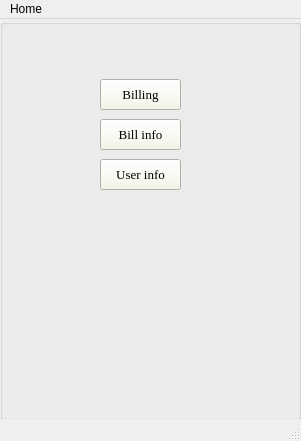
<?xml version="1.0" encoding="UTF-8"?>
<ui version="4.0">
 <class>happy_shop</class>
 <widget class="QMainWindow" name="happy_shop">
  <property name="geometry">
   <rect>
    <x>0</x>
    <y>0</y>
    <width>301</width>
    <height>441</height>
   </rect>
  </property>
  <property name="windowTitle">
   <string>happy shop</string>
  </property>
  <property name="autoFillBackground">
   <bool>true</bool>
  </property>
  <widget class="QWidget" name="centralwidget">
   <widget class="QGroupBox" name="Action_Buttons">
    <property name="geometry">
     <rect>
      <x>0</x>
      <y>0</y>
      <width>301</width>
      <height>401</height>
     </rect>
    </property>
    <property name="palette">
     <palette>
      <active>
       <colorrole role="WindowText">
        <brush brushstyle="SolidPattern">
         <color alpha="255">
          <red>0</red>
          <green>0</green>
          <blue>0</blue>
         </color>
        </brush>
       </colorrole>
       <colorrole role="Button">
        <brush brushstyle="SolidPattern">
         <color alpha="255">
          <red>247</red>
          <green>246</green>
          <blue>232</blue>
         </color>
        </brush>
       </colorrole>
       <colorrole role="Light">
        <brush brushstyle="SolidPattern">
         <color alpha="255">
          <red>255</red>
          <green>255</green>
          <blue>255</blue>
         </color>
        </brush>
       </colorrole>
       <colorrole role="Midlight">
        <brush brushstyle="SolidPattern">
         <color alpha="255">
          <red>251</red>
          <green>250</green>
          <blue>243</blue>
         </color>
        </brush>
       </colorrole>
       <colorrole role="Dark">
        <brush brushstyle="SolidPattern">
         <color alpha="255">
          <red>123</red>
          <green>123</green>
          <blue>116</blue>
         </color>
        </brush>
       </colorrole>
       <colorrole role="Mid">
        <brush brushstyle="SolidPattern">
         <color alpha="255">
          <red>165</red>
          <green>164</green>
          <blue>155</blue>
         </color>
        </brush>
       </colorrole>
       <colorrole role="Text">
        <brush brushstyle="SolidPattern">
         <color alpha="255">
          <red>0</red>
          <green>0</green>
          <blue>0</blue>
         </color>
        </brush>
       </colorrole>
       <colorrole role="BrightText">
        <brush brushstyle="SolidPattern">
         <color alpha="255">
          <red>255</red>
          <green>255</green>
          <blue>255</blue>
         </color>
        </brush>
       </colorrole>
       <colorrole role="ButtonText">
        <brush brushstyle="SolidPattern">
         <color alpha="255">
          <red>0</red>
          <green>0</green>
          <blue>0</blue>
         </color>
        </brush>
       </colorrole>
       <colorrole role="Base">
        <brush brushstyle="SolidPattern">
         <color alpha="255">
          <red>255</red>
          <green>255</green>
          <blue>255</blue>
         </color>
        </brush>
       </colorrole>
       <colorrole role="Window">
        <brush brushstyle="SolidPattern">
         <color alpha="255">
          <red>247</red>
          <green>246</green>
          <blue>232</blue>
         </color>
        </brush>
       </colorrole>
       <colorrole role="Shadow">
        <brush brushstyle="SolidPattern">
         <color alpha="255">
          <red>0</red>
          <green>0</green>
          <blue>0</blue>
         </color>
        </brush>
       </colorrole>
       <colorrole role="AlternateBase">
        <brush brushstyle="SolidPattern">
         <color alpha="255">
          <red>251</red>
          <green>250</green>
          <blue>243</blue>
         </color>
        </brush>
       </colorrole>
       <colorrole role="ToolTipBase">
        <brush brushstyle="SolidPattern">
         <color alpha="255">
          <red>255</red>
          <green>255</green>
          <blue>220</blue>
         </color>
        </brush>
       </colorrole>
       <colorrole role="ToolTipText">
        <brush brushstyle="SolidPattern">
         <color alpha="255">
          <red>0</red>
          <green>0</green>
          <blue>0</blue>
         </color>
        </brush>
       </colorrole>
       <colorrole role="PlaceholderText">
        <brush brushstyle="SolidPattern">
         <color alpha="128">
          <red>0</red>
          <green>0</green>
          <blue>0</blue>
         </color>
        </brush>
       </colorrole>
      </active>
      <inactive>
       <colorrole role="WindowText">
        <brush brushstyle="SolidPattern">
         <color alpha="255">
          <red>0</red>
          <green>0</green>
          <blue>0</blue>
         </color>
        </brush>
       </colorrole>
       <colorrole role="Button">
        <brush brushstyle="SolidPattern">
         <color alpha="255">
          <red>247</red>
          <green>246</green>
          <blue>232</blue>
         </color>
        </brush>
       </colorrole>
       <colorrole role="Light">
        <brush brushstyle="SolidPattern">
         <color alpha="255">
          <red>255</red>
          <green>255</green>
          <blue>255</blue>
         </color>
        </brush>
       </colorrole>
       <colorrole role="Midlight">
        <brush brushstyle="SolidPattern">
         <color alpha="255">
          <red>251</red>
          <green>250</green>
          <blue>243</blue>
         </color>
        </brush>
       </colorrole>
       <colorrole role="Dark">
        <brush brushstyle="SolidPattern">
         <color alpha="255">
          <red>123</red>
          <green>123</green>
          <blue>116</blue>
         </color>
        </brush>
       </colorrole>
       <colorrole role="Mid">
        <brush brushstyle="SolidPattern">
         <color alpha="255">
          <red>165</red>
          <green>164</green>
          <blue>155</blue>
         </color>
        </brush>
       </colorrole>
       <colorrole role="Text">
        <brush brushstyle="SolidPattern">
         <color alpha="255">
          <red>0</red>
          <green>0</green>
          <blue>0</blue>
         </color>
        </brush>
       </colorrole>
       <colorrole role="BrightText">
        <brush brushstyle="SolidPattern">
         <color alpha="255">
          <red>255</red>
          <green>255</green>
          <blue>255</blue>
         </color>
        </brush>
       </colorrole>
       <colorrole role="ButtonText">
        <brush brushstyle="SolidPattern">
         <color alpha="255">
          <red>0</red>
          <green>0</green>
          <blue>0</blue>
         </color>
        </brush>
       </colorrole>
       <colorrole role="Base">
        <brush brushstyle="SolidPattern">
         <color alpha="255">
          <red>255</red>
          <green>255</green>
          <blue>255</blue>
         </color>
        </brush>
       </colorrole>
       <colorrole role="Window">
        <brush brushstyle="SolidPattern">
         <color alpha="255">
          <red>247</red>
          <green>246</green>
          <blue>232</blue>
         </color>
        </brush>
       </colorrole>
       <colorrole role="Shadow">
        <brush brushstyle="SolidPattern">
         <color alpha="255">
          <red>0</red>
          <green>0</green>
          <blue>0</blue>
         </color>
        </brush>
       </colorrole>
       <colorrole role="AlternateBase">
        <brush brushstyle="SolidPattern">
         <color alpha="255">
          <red>251</red>
          <green>250</green>
          <blue>243</blue>
         </color>
        </brush>
       </colorrole>
       <colorrole role="ToolTipBase">
        <brush brushstyle="SolidPattern">
         <color alpha="255">
          <red>255</red>
          <green>255</green>
          <blue>220</blue>
         </color>
        </brush>
       </colorrole>
       <colorrole role="ToolTipText">
        <brush brushstyle="SolidPattern">
         <color alpha="255">
          <red>0</red>
          <green>0</green>
          <blue>0</blue>
         </color>
        </brush>
       </colorrole>
       <colorrole role="PlaceholderText">
        <brush brushstyle="SolidPattern">
         <color alpha="128">
          <red>0</red>
          <green>0</green>
          <blue>0</blue>
         </color>
        </brush>
       </colorrole>
      </inactive>
      <disabled>
       <colorrole role="WindowText">
        <brush brushstyle="SolidPattern">
         <color alpha="255">
          <red>123</red>
          <green>123</green>
          <blue>116</blue>
         </color>
        </brush>
       </colorrole>
       <colorrole role="Button">
        <brush brushstyle="SolidPattern">
         <color alpha="255">
          <red>247</red>
          <green>246</green>
          <blue>232</blue>
         </color>
        </brush>
       </colorrole>
       <colorrole role="Light">
        <brush brushstyle="SolidPattern">
         <color alpha="255">
          <red>255</red>
          <green>255</green>
          <blue>255</blue>
         </color>
        </brush>
       </colorrole>
       <colorrole role="Midlight">
        <brush brushstyle="SolidPattern">
         <color alpha="255">
          <red>251</red>
          <green>250</green>
          <blue>243</blue>
         </color>
        </brush>
       </colorrole>
       <colorrole role="Dark">
        <brush brushstyle="SolidPattern">
         <color alpha="255">
          <red>123</red>
          <green>123</green>
          <blue>116</blue>
         </color>
        </brush>
       </colorrole>
       <colorrole role="Mid">
        <brush brushstyle="SolidPattern">
         <color alpha="255">
          <red>165</red>
          <green>164</green>
          <blue>155</blue>
         </color>
        </brush>
       </colorrole>
       <colorrole role="Text">
        <brush brushstyle="SolidPattern">
         <color alpha="255">
          <red>123</red>
          <green>123</green>
          <blue>116</blue>
         </color>
        </brush>
       </colorrole>
       <colorrole role="BrightText">
        <brush brushstyle="SolidPattern">
         <color alpha="255">
          <red>255</red>
          <green>255</green>
          <blue>255</blue>
         </color>
        </brush>
       </colorrole>
       <colorrole role="ButtonText">
        <brush brushstyle="SolidPattern">
         <color alpha="255">
          <red>123</red>
          <green>123</green>
          <blue>116</blue>
         </color>
        </brush>
       </colorrole>
       <colorrole role="Base">
        <brush brushstyle="SolidPattern">
         <color alpha="255">
          <red>247</red>
          <green>246</green>
          <blue>232</blue>
         </color>
        </brush>
       </colorrole>
       <colorrole role="Window">
        <brush brushstyle="SolidPattern">
         <color alpha="255">
          <red>247</red>
          <green>246</green>
          <blue>232</blue>
         </color>
        </brush>
       </colorrole>
       <colorrole role="Shadow">
        <brush brushstyle="SolidPattern">
         <color alpha="255">
          <red>0</red>
          <green>0</green>
          <blue>0</blue>
         </color>
        </brush>
       </colorrole>
       <colorrole role="AlternateBase">
        <brush brushstyle="SolidPattern">
         <color alpha="255">
          <red>247</red>
          <green>246</green>
          <blue>232</blue>
         </color>
        </brush>
       </colorrole>
       <colorrole role="ToolTipBase">
        <brush brushstyle="SolidPattern">
         <color alpha="255">
          <red>255</red>
          <green>255</green>
          <blue>220</blue>
         </color>
        </brush>
       </colorrole>
       <colorrole role="ToolTipText">
        <brush brushstyle="SolidPattern">
         <color alpha="255">
          <red>0</red>
          <green>0</green>
          <blue>0</blue>
         </color>
        </brush>
       </colorrole>
       <colorrole role="PlaceholderText">
        <brush brushstyle="SolidPattern">
         <color alpha="128">
          <red>0</red>
          <green>0</green>
          <blue>0</blue>
         </color>
        </brush>
       </colorrole>
      </disabled>
     </palette>
    </property>
    <property name="font">
     <font>
      <family>Times New Roman</family>
      <pointsize>10</pointsize>
     </font>
    </property>
    <property name="title">
     <string/>
    </property>
    <widget class="QPushButton" name="Billing">
     <property name="geometry">
      <rect>
       <x>100</x>
       <y>60</y>
       <width>81</width>
       <height>31</height>
      </rect>
     </property>
     <property name="text">
      <string>Billing</string>
     </property>
    </widget>
    <widget class="QPushButton" name="Bill_info">
     <property name="geometry">
      <rect>
       <x>100</x>
       <y>100</y>
       <width>81</width>
       <height>31</height>
      </rect>
     </property>
     <property name="text">
      <string>Bill info</string>
     </property>
    </widget>
    <widget class="QPushButton" name="User_info">
     <property name="geometry">
      <rect>
       <x>100</x>
       <y>140</y>
       <width>81</width>
       <height>31</height>
      </rect>
     </property>
     <property name="text">
      <string>User info</string>
     </property>
    </widget>
   </widget>
  </widget>
  <widget class="QMenuBar" name="menubar">
   <property name="geometry">
    <rect>
     <x>0</x>
     <y>0</y>
     <width>301</width>
     <height>21</height>
    </rect>
   </property>
   <widget class="QMenu" name="menuHome">
    <property name="title">
     <string>Home</string>
    </property>
    <addaction name="actionUser"/>
    <addaction name="actionLogout"/>
   </widget>
   <addaction name="menuHome"/>
  </widget>
  <widget class="QStatusBar" name="statusbar"/>
  <action name="actionUser">
   <property name="text">
    <string>User</string>
   </property>
  </action>
  <action name="actionLogin">
   <property name="text">
    <string>Login</string>
   </property>
  </action>
  <action name="actionLogout">
   <property name="text">
    <string>Logout</string>
   </property>
  </action>
 </widget>
 <resources/>
 <connections/>
</ui>
